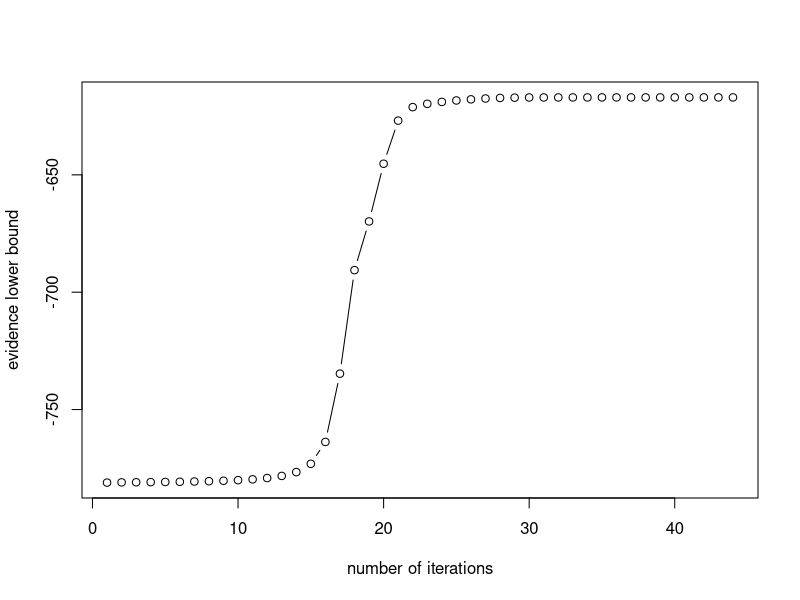
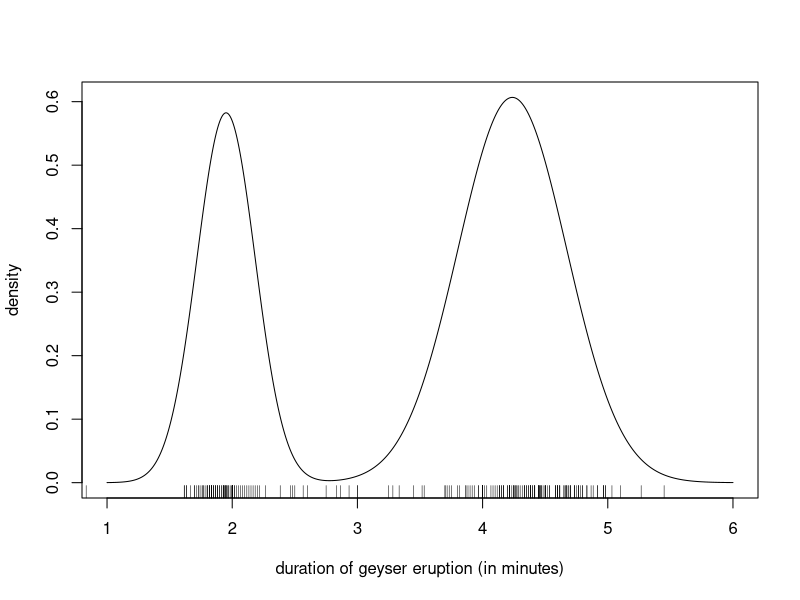

Here is the R script that generated these plots, in order:
## ---- chunk 1
#############################################################
## CAVI algorithm for K-components Gaussian mixture models
#############################################################
# Parameters are
# 1) weights w (probability of components)
# 2) cluster means mu
# 3) cluster variance sigma_sq
# 4) binary indicators of clusters "a" (data augmentation)
CAVI_gauss_mixt <- function(K = 2L, y,
                prior_mean_mu = rep(0, K),
                prior_var_mu = rep(1e8, K),
                prior_shape_var = rep(0.01, K),
                prior_rate_var = rep(0.01, K),
                prior_shape_weights = 0.01,
                maxiter = 1000L,
                tol = 1e-8
                ){
  stopifnot(K >= 1)
  K <- as.integer(K)
  n <- length(y)
  # ELBO normalizing constant (only depends on hyperparameters)
lcst <- 0.5*K*(1-n*log(2*pi)) +
  lgamma(K*prior_shape_weights) -
  K*lgamma(prior_shape_weights) -
  lgamma(n + K*prior_shape_weights)  +
  sum(prior_shape_var*log(prior_rate_var)) -
  sum(lgamma(prior_shape_var))
# Initialization
mu <- runif(K)*diff(range(y))
sigma_sq <- alpha <- rep(1, K)
A <- B <- rep(1, K) # K vector
ELBO <- numeric(maxiter)
nu <- matrix(NA, nrow = n, ncol = K)
# CAVI runs
for(b in seq_len(maxiter)){
  for(k in seq_len(K)){
    nu[, k] <- exp(digamma(alpha[k]) + 0.5*digamma(A[k]) - 0.5*log(B[k]) -
                   0.5*A[k]/B[k]*((y-mu[k])^2+ sigma_sq[k]))
  }
  omega <- nu/rowSums(nu) # Probability of components for each obs
  om <- colSums(omega) # sample size in each cluster
  sigma_sq <- 1/(1/prior_var_mu + A*om/B) # posterior variance of cluster
  mu <- sigma_sq*(prior_mean_mu/prior_var_mu + A/B*colSums(omega * y)) # posterior mean of cluster
  alpha <- prior_shape_weights + om
  A <- prior_shape_var + 0.5*om
  B <- prior_rate_var + 0.5*(colSums(omega*(outer(y, mu, FUN = "-")^2)) + om*sigma_sq)
  # Compute ELBO
  ELBO[b] <- lcst + sum(lgamma(A) - A*log(B) +
    lgamma(alpha) + 0.5*(log(sigma_sq) - log(prior_var_mu)) -
    0.5*((mu-prior_mean_mu)^2 + sigma_sq)/prior_var_mu) -
    sum(omega*log(omega+1e-80))
  if(b >=2){
    if((ELBO[b]-ELBO[b-1]) < tol){
      break
    }
  }
}
list(elbo = ELBO[1:b],
     mu_mean = mu,
     mu_var = sigma_sq,
     sigmasq_shape = A,
     sigmasq_rate = B,
     weights_alpha = alpha,
     probs = omega,
     mean_probs = alpha/sum(alpha),
     cluster_probs = colSums(omega)/sum(omega)
)
}
## ---- chunk 2
# Fit the model
data(geyser, package = "MASS")
mixt <- CAVI_gauss_mixt(K = 2, y = geyser$duration)
plot(mixt$elbo, 
     xlab = "number of iterations", 
     ylab = "evidence lower bound", 
     type = "b")
# Compute posterior mean of mean, variance and probability of each cluster
post_prob <- mixt$mean_probs
post_mean <- mixt$mu_mean
post_sd <- sqrt(mixt$sigmasq_rate/(mixt$sigmasq_shape-1))
# Plot the mixture density at posterior mean
curve(post_prob[1]*dnorm(x, mean = post_mean[1], sd = post_sd[1]) +
        post_prob[2]*dnorm(x, mean = post_mean[2], sd = post_sd[2]),
      from = 1,
      to = 6,
      n = 1001,
      xlab = "duration of geyser eruption (in minutes)",
      ylab = "density")
rug(geyser$duration)
